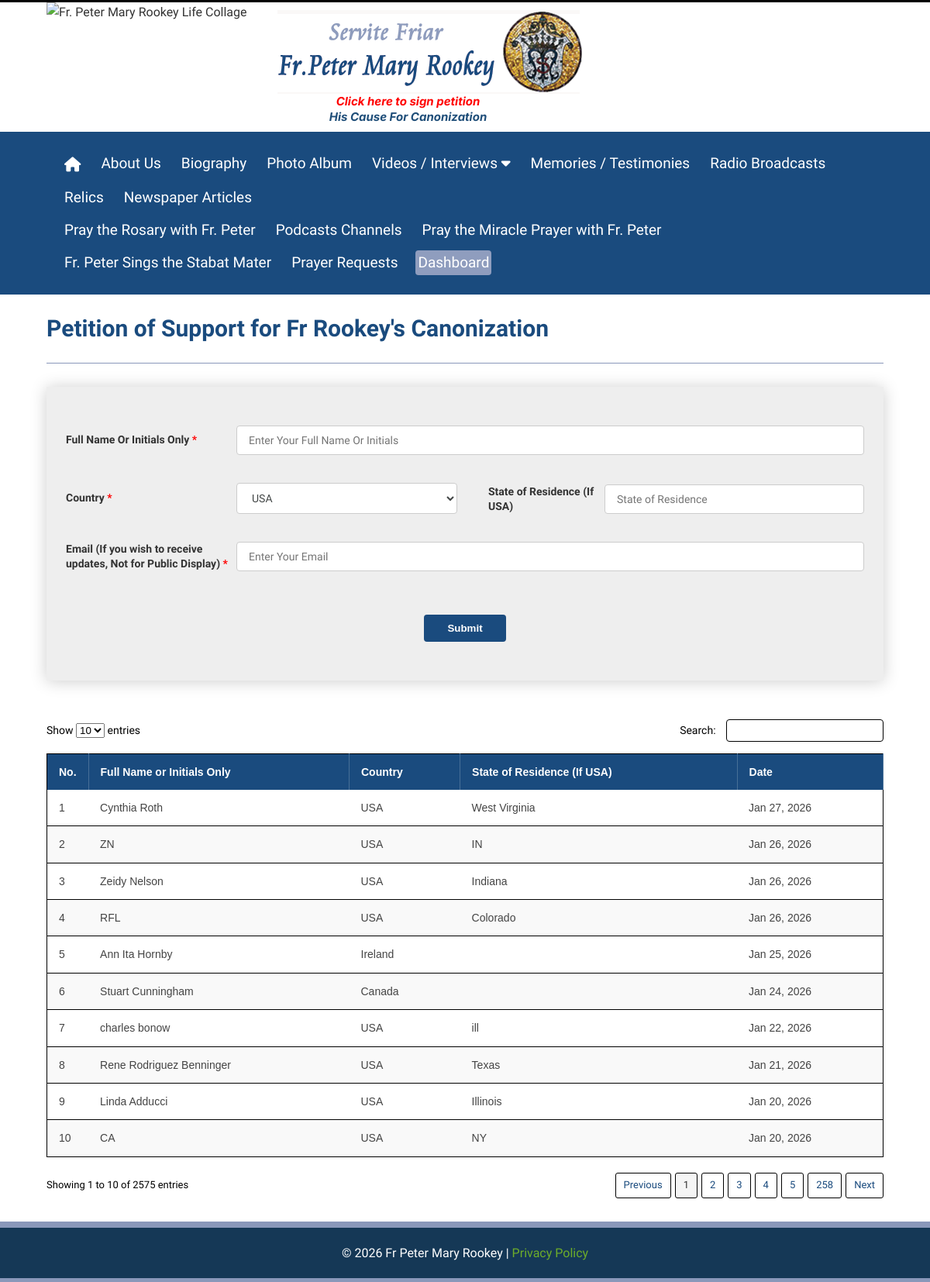
Page /petition.php on the earlier database version.
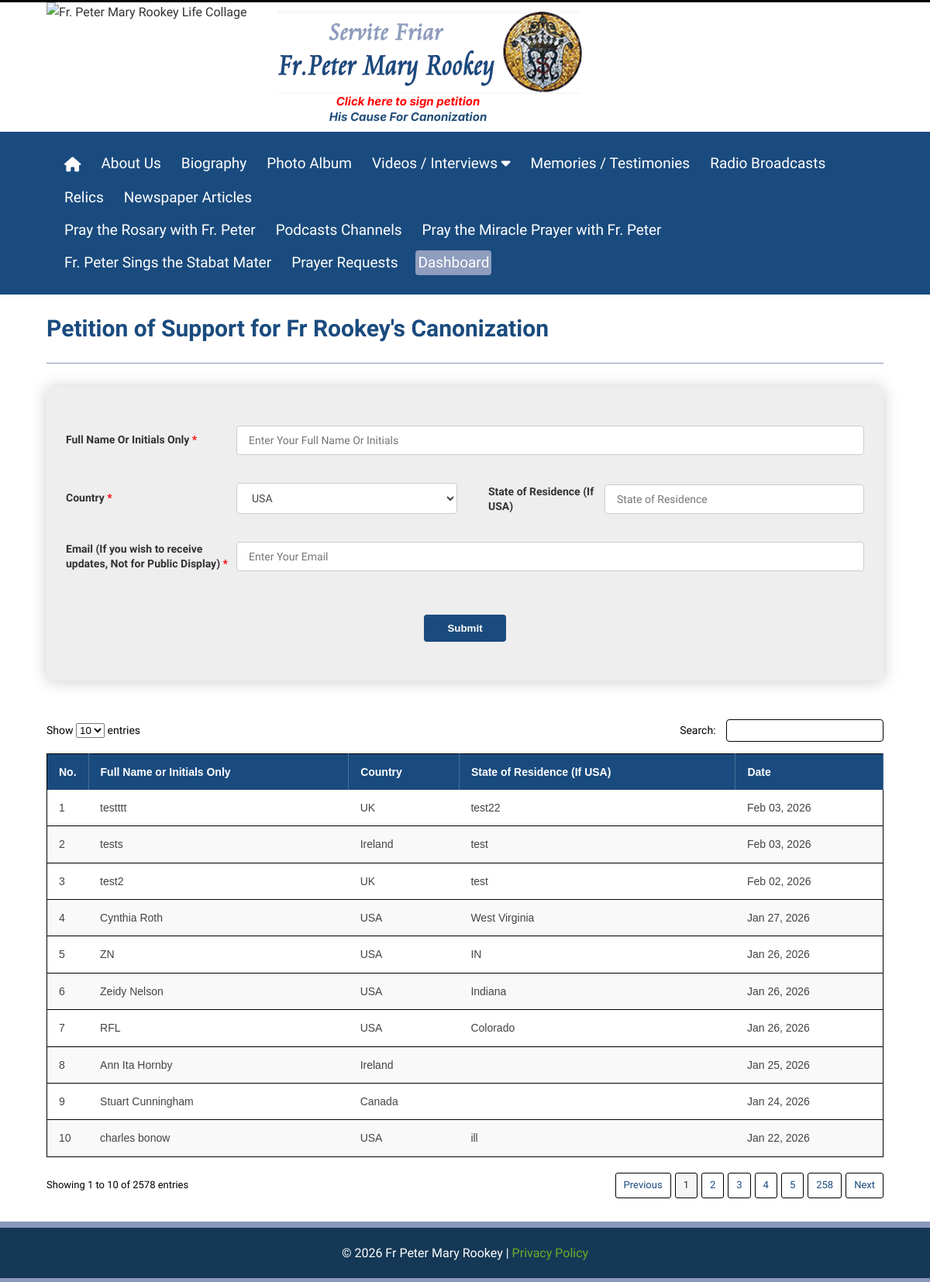
Same page on the later database version.
### tables this page shows
CREATE TABLE IF NOT EXISTS `petition` (
  `id` int unsigned NOT NULL AUTO_INCREMENT,
  `name` varchar(255) NOT NULL,
  `country` varchar(100) NOT NULL,
  `state` varchar(100) DEFAULT NULL,
  `other_state` varchar(100) DEFAULT NULL,
  `email` varchar(255) NOT NULL,
  `created_at` timestamp NULL DEFAULT CURRENT_TIMESTAMP,
  PRIMARY KEY (`id`)
);

### petition.php (the view, shortened to what the changed rows need)
<?php
include 'config.php';
$limit = 10;
$page = isset($_GET['page']) ? (int)$_GET['page'] : 1;
$offset = ($page - 1) * $limit;
$search = isset($_GET['search']) ? mysqli_real_escape_string($conn, $_GET['search']) : '';
$where_clause = "";
$count_sql = "SELECT COUNT(*) as total FROM petition $where_clause";
$count_res = mysqli_query($conn, $count_sql);
$count_row = mysqli_fetch_assoc($count_res);
$total_records = $count_row['total'];
$total_pages = ceil($total_records / $limit);
$data_sql = "SELECT * FROM petition $where_clause ORDER BY id DESC LIMIT $offset, $limit";
$res_data = mysqli_query($conn, $data_sql);
?>
<!DOCTYPE html>
<html class="no-js" lang="en">
<head>
    <?php include 'includes/head-links.php'; ?>
</head>
<body>
    <main class="petition-section">
        <div class="container">
            <h1 class="blog-title">Petition of Support for Fr Rookey's Canonization</h1>
            <table class="petition-table">
                <thead>
                    <tr>
                        <th width="50">No.</th>
                        <th>Full Name or Initials Only</th>
                        <th>Country</th>
                        <th>State of Residence (If USA)</th>
                        <th>Date</th>
                    </tr>
                </thead>
                <tbody>
                    <?php if(mysqli_num_rows($res_data) > 0): ?>
                        <?php
                        $i = $offset + 1;
                        while($row = mysqli_fetch_assoc($res_data)):
                        ?>
                        <tr>
                            <td><?php echo $i++; ?></td>
                            <td><?php echo htmlspecialchars($row['name']); ?></td>
                            <td><?php echo htmlspecialchars($row['country']); ?></td>
                            <td><?php echo htmlspecialchars($row['state']); ?></td>
                            <td><?php echo date('M d, Y', strtotime($row['created_at'])); ?></td>
                        </tr>
                        <?php endwhile; ?>
                    <?php else: ?>
                        <tr>
                            <td colspan="5" style="text-align:center;">No signatures found.</td>
                        </tr>
                    <?php endif; ?>
                </tbody>
            </table>
            <div class="pagination-info">
                <div>
                    Showing <?php echo $total_records > 0 ? $offset + 1 : 0; ?> to <?php echo min($offset + $limit, $total_records); ?> of <?php echo $total_records; ?> entries
                </div>
                <div class="pagination-links">
                    <?php if($page > 1): ?>
                        <a href="?page=<?php echo $page-1; ?>&search=<?php echo urlencode($search); ?>">Previous</a>
                    <?php else: ?>
                        <span class="disabled">Previous</span>
                    <?php endif; ?>
                    <?php for($p=1; $p<=$total_pages; $p++): ?>
                        <?php if($p == $page): ?>
                            <a href="#" class="active"><?php echo $p; ?></a>
                        <?php elseif($p <= 5 || $p > $total_pages - 1 || abs($page - $p) < 2): ?>
                             <a href="?page=<?php echo $p; ?>&search=<?php echo urlencode($search); ?>"><?php echo $p; ?></a>
                        <?php elseif(abs($page - $p) == 2): ?>
                             <span class="dots">...</span>
                        <?php endif; ?>
                    <?php endfor; ?>
                    <?php if($page < $total_pages): ?>
                         <a href="?page=<?php echo $page+1; ?>&search=<?php echo urlencode($search); ?>">Next</a>
                    <?php else: ?>
                        <span class="disabled">Next</span>
                    <?php endif; ?>
                </div>
            </div>
        </div>
    </main>
</body>
</html>

Differences in the rows shown:
no longer on this page (row unchanged): petition: name "Rene Rodriguez Benninger", country "USA", state "Texas", created_at "Jan 21, 2026"
no longer on this page (row unchanged): petition: name "Linda Adducci", country "USA", state "Illinois", created_at "Jan 20, 2026"
no longer on this page (row unchanged): petition: name "CA", country "USA", state "NY", created_at "Jan 20, 2026"
added petition: name "testttt", country "UK", state "test22", created_at "Feb 03, 2026"
added petition: name "tests", country "Ireland", state "test", created_at "Feb 03, 2026"
added petition: name "test2", country "UK", state "test", created_at "Feb 02, 2026"
Other differences:
$total_records: "2575" → "2578"
